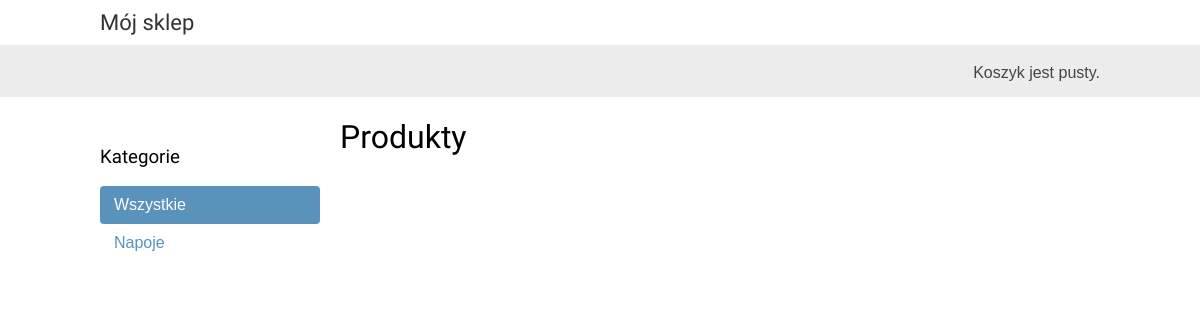
/, run on an earlier commit of the app's database.
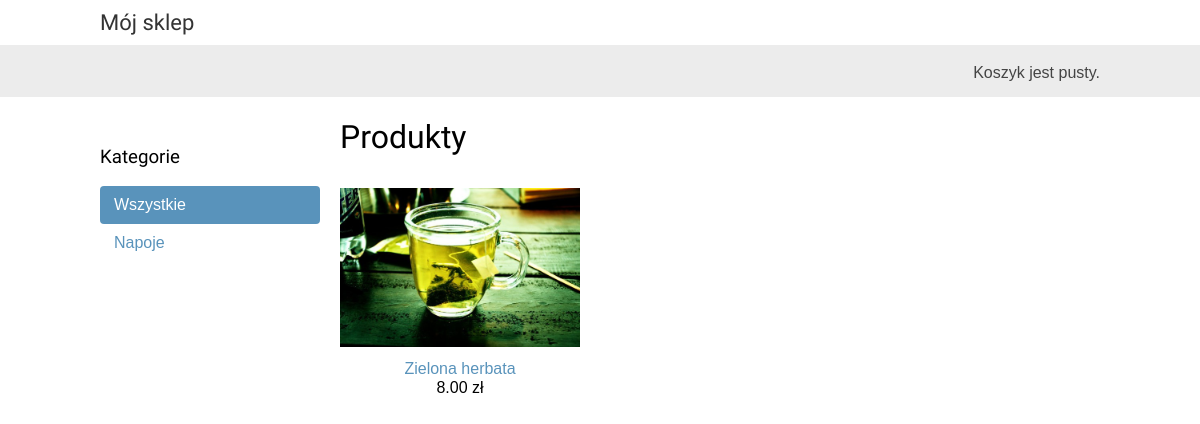
And on a later commit of the database.
### shop/models.py (models this page shows, shortened)
class Category(models.Model):
    name = models.CharField(max_length=250)
    slug = models.SlugField(max_length=200,
                            db_index=True,
                            unique=True)
    class Meta:
        ordering = ('name',)
        verbose_name = 'category'
        verbose_name_plural = 'categories'
    def get_absolute_url(self):
        return reverse('shop:product_list_by_category', args=[self.slug])

class Product(models.Model):
    category = models.ForeignKey(Category, related_name='products', on_delete=models.DO_NOTHING)
    name = models.CharField(max_length=200, db_index=True)
    slug = models.SlugField(max_length=200, db_index=True)
    image = models.ImageField(upload_to='products/%Y/%m/%d', blank=True)
    description = models.TextField(blank=True)
    price = models.DecimalField(max_digits=10, decimal_places=2)
    stock = models.PositiveIntegerField()
    available = models.BooleanField(default=True)
    created = models.DateTimeField(auto_now_add=True)
    updated = models.DateTimeField(auto_now=True)
    class Meta:
        ordering = ('name',)
        index_together = (('id', 'slug'),)
    def get_absolute_url(self):
        return reverse('shop:product_detail', args=[self.id, self.slug])

### shop/views.py (the view)
# urls.py: path('', views.product_list, name='product_list'),
def product_list(request, category_slug=None):
    category = None
    categories = Category.objects.all()
    products = Product.objects.filter(available=True)
    if category_slug:
        category = get_object_or_404(Category, slug=category_slug)
        products = products.filter(category=category)
    return render(request, 'shop/product/list.html', {'category': category,
                                                      'categories': categories,
                                                      'products': products})

### cart/cart.py (called while the page is built)
    def __len__(self):
        return sum(item['quantity'] for item in self.cart.values())

### cart/context_processors.py (called while the page is built)
def cart(request):
    return {'cart': Cart(request)}

### shop/templates/shop/product/list.html (shortened to what this page needs)
{% extends "shop/base.html" %}
{% load static %}
{% block content %}
 <div id="sidebar">
     <h3>Kategorie</h3>
     <ul>
         <li {% if not category %}class="selected"{% endif %}>
             <a href="{% url "shop:product_list" %}">Wszystkie</a>
         </li>
         {% for c in categories %}
         <li {% if category.slug == c.slug %}class="selected"{% endif %}>
             <a href="{{ c.get_absolute_url }}">{{ c.name }}</a>
         </li>
         {% endfor %}
     </ul>
 </div>
<div id="main" class="product-list">
    <h1>{% if category %}{{ category.name }}{% else %}Produkty{% endif %}</h1>
    {% for product in products %}
    <div class="item">
        <a href="{{product.get_absolute_url}}">
            <img src="{% if product.image %}{{ product.image.url }}{% else %}{% static "img/no_image.png" %}{% endif %}">
        </a>
        <a href="{{ product.get_absolute_url }}">{{ product.name }}</a><br>
        {{ product.price }} zł
    </div>
    {% endfor %}
</div>
{% endblock %}

What changed in the data, as far as the page shows it:
added Product: image (picture), name "Zielona herbata", price "8.00"
